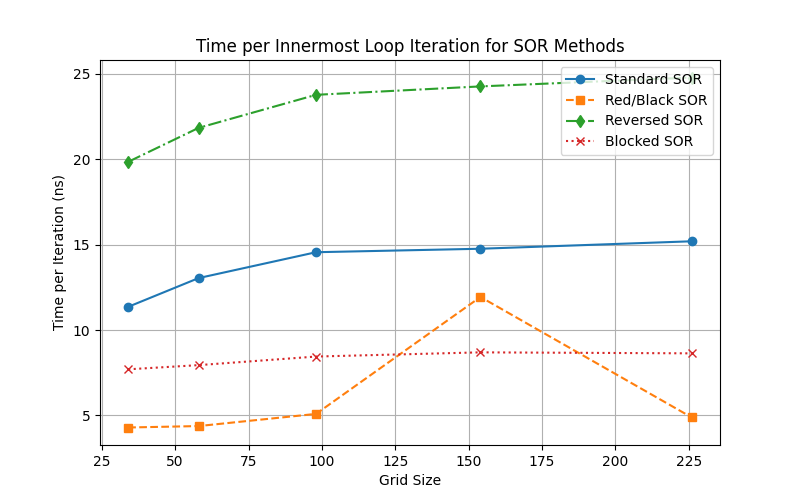

This chart was generated by the following Python code:
import numpy as np
import matplotlib.pyplot as plt

# Data from the output
grid_sizes = np.array([34, 58, 98, 154, 226])
sor_times = np.array([8.14e5, 9.212e6, 5.381e7, 3.615e8, 7.046e8])  # Standard SOR time (ns)
sor_iters = np.array([62, 210, 385, 1033, 908])

redblack_times = np.array([4.62e5, 3.67e6, 3.116e7, 1.902e8, 2.532e8])  # Red/Black SOR time (ns)
redblack_iters = np.array([93, 249, 637, 672, 1015])

reversed_times = np.array([1.422e6, 1.542e7, 8.786e7, 5.942e8, 1.149e9])  # Reversed SOR time (ns)
reversed_iters = np.array([62, 210, 385, 1033, 908])

blocked_times = np.array([5.52e5, 5.614e6, 3.124e7, 2.13e8, 4.005e8])  # Blocked SOR time (ns)
blocked_iters = np.array([62, 210, 385, 1033, 908])

# Compute time per innermost loop iteration
sor_time_per_iter = sor_times / (sor_iters * grid_sizes**2)
redblack_time_per_iter = redblack_times / (redblack_iters * grid_sizes**2)
reversed_time_per_iter = reversed_times / (reversed_iters * grid_sizes**2)
blocked_time_per_iter = blocked_times / (blocked_iters * grid_sizes**2)

# Plot the results
plt.figure(figsize=(8, 5))
plt.plot(grid_sizes, sor_time_per_iter, marker='o', linestyle='-', label="Standard SOR")
plt.plot(grid_sizes, redblack_time_per_iter, marker='s', linestyle='--', label="Red/Black SOR")
plt.plot(grid_sizes, reversed_time_per_iter, marker='d', linestyle='-.', label="Reversed SOR")
plt.plot(grid_sizes, blocked_time_per_iter, marker='x', linestyle=':', label="Blocked SOR")

plt.xlabel("Grid Size")
plt.ylabel("Time per Iteration (ns)")
plt.title("Time per Innermost Loop Iteration for SOR Methods")
plt.legend()
plt.grid()
plt.show()
